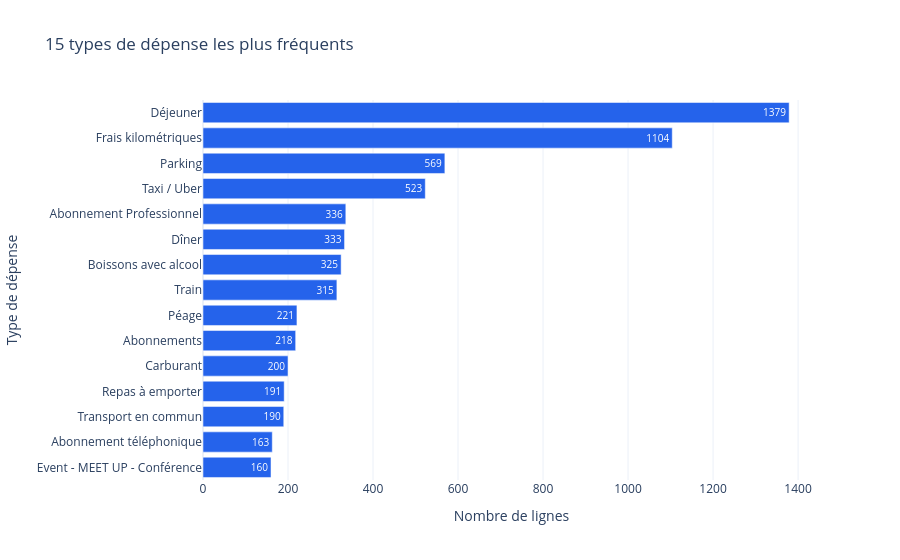

Here is the notebook cell this chart was saved with:
### Code cell
top_types = type_profile.head(15).sort_values("nombre")
type_figure = px.bar(
    top_types,
    x="nombre",
    y="expense_type",
    orientation="h",
    text="nombre",
    title="15 types de dépense les plus fréquents",
    labels={"nombre": "Nombre de lignes", "expense_type": "Type de dépense"},
    color_discrete_sequence=["#2563EB"],
)
type_figure.show()

### Figure 1 — Plotly figure (JSON) as saved in the notebook; plotly's stock layout.template omitted (floating-point values rounded to 4 significant figures)
{"data": [{"hovertemplate": "Nombre de lignes=%{text}<br>Type de dépense=%{y}<extra></extra>", "legendgroup": "", "marker": {"color": "#2563EB", "pattern": {"shape": ""}}, "name": "", "orientation": "h", "showlegend": false, "text": [160.0, 163.0, 190.0, 191.0, 200.0, 218.0, 221.0, 315.0, 325.0, 333.0, 336.0, 523.0, 569.0, 1104.0, 1379.0], "textposition": "auto", "type": "bar", "x": [160, 163, 190, 191, 200, 218, 221, 315, 325, 333, 336, 523, 569, 1104, 1379], "xaxis": "x", "y": ["Event - MEET UP - Conférence", "Abonnement téléphonique", "Transport en commun", "Repas à emporter", "Carburant", "Abonnements", "Péage", "Train", "Boissons avec alcool", "Dîner", "Abonnement Professionnel", "Taxi / Uber", "Parking", "Frais kilométriques", "Déjeuner"], "yaxis": "y"}], "layout": {"barmode": "relative", "legend": {"tracegroupgap": 0}, "title": {"text": "15 types de dépense les plus fréquents"}, "xaxis": {"anchor": "y", "domain": [0, 1], "title": {"text": "Nombre de lignes"}}, "yaxis": {"anchor": "x", "domain": [0, 1], "title": {"text": "Type de dépense"}}}}
